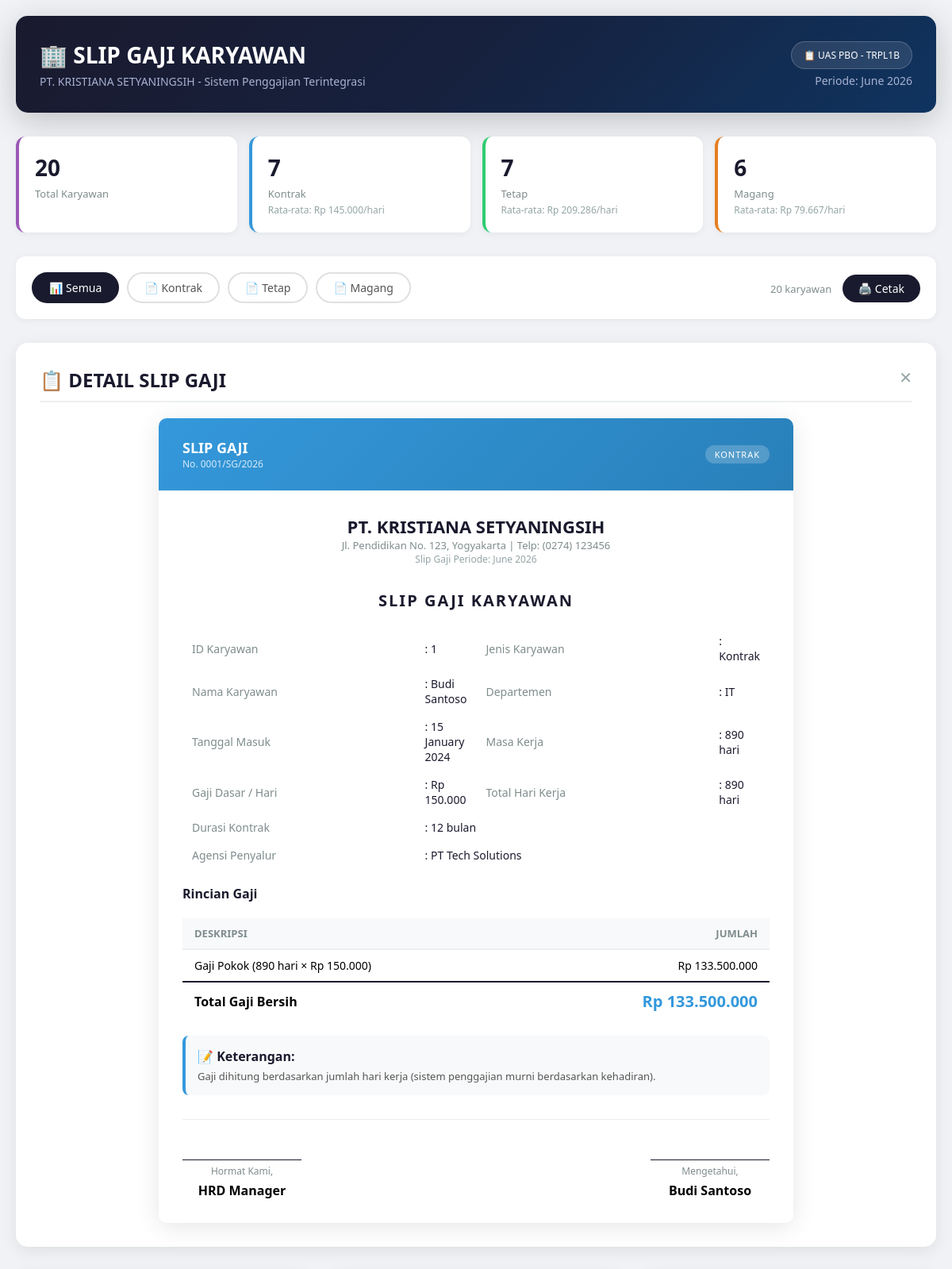
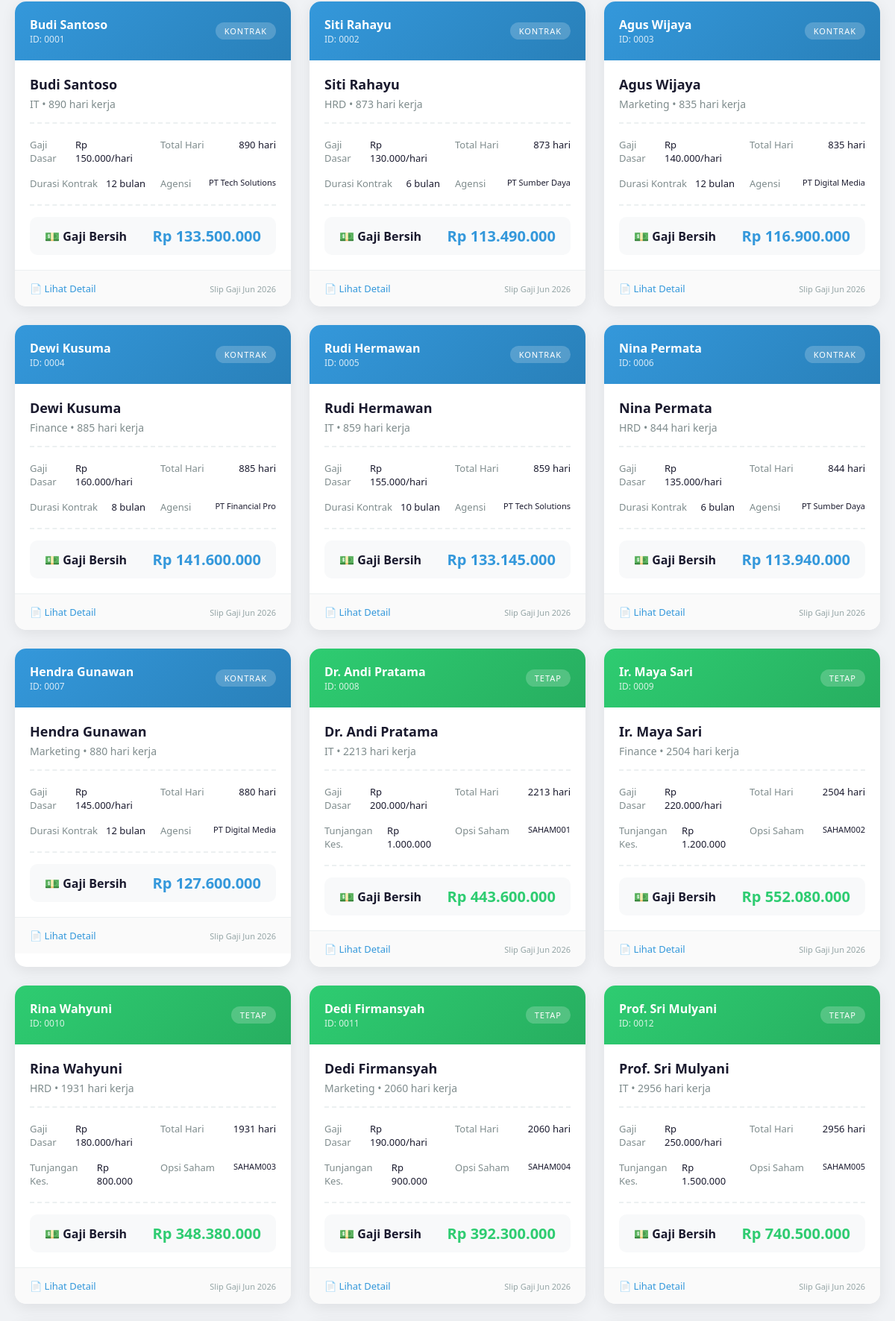
Screenshot of /?filter=semua&detail=1 (upper part) with the database file from the repository (2 pictures, top to bottom).
### tables this page shows
CREATE TABLE `tabel_karyawan` (
  `id_karyawan` int NOT NULL,
  `nama_karyawan` varchar(100) NOT NULL,
  `departemen` varchar(50) NOT NULL,
  `hari_kerja_masuk` date NOT NULL,
  `gaji_dasar_per_hari` decimal(10,2) NOT NULL,
  `jenis_karyawan` enum('kontrak','tetap','magang') NOT NULL,
  `durasi_kontrak_bulan` int DEFAULT NULL,
  `agensi_penyalur` varchar(100) DEFAULT NULL,
  `tunjangan_kesehatan` decimal(10,2) DEFAULT NULL,
  `opsi_saham_id` varchar(50) DEFAULT NULL,
  `uang_saku_bulanan` decimal(10,2) DEFAULT NULL,
  `sertifikat_kampus_merdeka` varchar(100) DEFAULT NULL
);

### index.php (the view, shortened to what the rows shown need)
<?php
require_once 'koneksi.php';
require_once 'KaryawanKontrak.php';
require_once 'KaryawanTetap.php';
$db = new Database();
$conn = $db->getConnection();
$filter = isset($_GET['filter']) ? $_GET['filter'] : 'semua';
$detailId = isset($_GET['detail']) ? $_GET['detail'] : null;
function createKaryawanObject($data) {
    switch ($data['jenis_karyawan']) {
        case 'kontrak':
            return new KaryawanKontrak(
                $data['id_karyawan'],
                $data['nama_karyawan'],
                $data['departemen'],
                $data['hari_kerja_masuk'],
                $data['gaji_dasar_per_hari'],
                $data['durasi_kontrak_bulan'],
                $data['agensi_penyalur']
            );
        case 'tetap':
            return new KaryawanTetap(
                $data['id_karyawan'],
                $data['nama_karyawan'],
                $data['departemen'],
                $data['hari_kerja_masuk'],
                $data['gaji_dasar_per_hari'],
                $data['tunjangan_kesehatan'],
                $data['opsi_saham_id']
            );
        case 'magang':
            return new KaryawanMagang(
                $data['id_karyawan'],
                $data['nama_karyawan'],
                $data['departemen'],
                $data['hari_kerja_masuk'],
                $data['gaji_dasar_per_hari'],
                $data['uang_saku_bulanan'],
                $data['sertifikat_kampus_merdeka']
            );
    }
}
if ($filter == 'kontrak') {
    $query = "SELECT * FROM tabel_karyawan WHERE jenis_karyawan = 'kontrak' ORDER BY id_karyawan";
} elseif ($filter == 'tetap') {
    $query = "SELECT * FROM tabel_karyawan WHERE jenis_karyawan = 'tetap' ORDER BY id_karyawan";
} elseif ($filter == 'magang') {
    $query = "SELECT * FROM tabel_karyawan WHERE jenis_karyawan = 'magang' ORDER BY id_karyawan";
} else {
    $query = "SELECT * FROM tabel_karyawan ORDER BY jenis_karyawan, id_karyawan";
}
$result = $conn->query($query);
$detailData = null;
$detailObject = null;
if ($detailId) {
    $queryDetail = "SELECT * FROM tabel_karyawan WHERE id_karyawan = " . intval($detailId);
    $detailResult = $conn->query($queryDetail);
    $detailData = $detailResult->fetch_assoc();
    if ($detailData) {
        $detailObject = createKaryawanObject($detailData);
    }
}
?>
<!DOCTYPE html>
<html lang="id">
<head>
</head>
<body>
    <div class="container">
        <div class="header">
            <div class="header-content">
                <div class="header-left">
                    <h1>🏢 SLIP GAJI KARYAWAN</h1>
                </div>
            </div>
        </div>
        <?php if ($detailData && $detailObject): ?>
        <div class="detail-section" id="detailSection">
            <a href="?filter=<?= $filter ?>" class="close-detail">✕</a>
            <h2>📋 DETAIL SLIP GAJI</h2>
            <div class="full-slip">
                <div class="slip-header <?= $detailData['jenis_karyawan'] ?>">
                    <div>
                        <strong style="font-size:18px;">SLIP GAJI</strong>
                        <div style="font-size:12px; opacity:0.8;">No. <?= str_pad($detailData['id_karyawan'], 4, '0', STR_PAD_LEFT) ?>/SG/<?= date('Y') ?></div>
                    </div>
                    <div class="type-badge"><?= strtoupper($detailData['jenis_karyawan']) ?></div>
                </div>
                <div class="slip-body">
                    <div class="company-info">
                        <h3>PT. KRISTIANA SETYANINGSIH</h3>
                        <p>Jl. Pendidikan No. 123, Yogyakarta | Telp: (0274) 123456</p>
                        <p style="font-size:12px; color:#95a5a6;">Slip Gaji Periode: <?= date('F Y') ?></p>
                    </div>
                    <div class="slip-title">SLIP GAJI KARYAWAN</div>
                    <table class="info-table">
                        <tr>
                            <td class="label">ID Karyawan</td>
                            <td class="value">: <?= $detailData['id_karyawan'] ?></td>
                            <td class="label">Jenis Karyawan</td>
                            <td class="value">: <?= ucfirst($detailData['jenis_karyawan']) ?></td>
                        </tr>
                        <tr>
                            <td class="label">Nama Karyawan</td>
                            <td class="value">: <?= $detailData['nama_karyawan'] ?></td>
                            <td class="label">Departemen</td>
                            <td class="value">: <?= $detailData['departemen'] ?></td>
                        </tr>
                        <tr>
                            <td class="label">Tanggal Masuk</td>
                            <td class="value">: <?= date('d F Y', strtotime($detailData['hari_kerja_masuk'])) ?></td>
                            <td class="label">Masa Kerja</td>
                            <td class="value">: <?= $detailObject->hitungMasaKerja() ?> hari</td>
                        </tr>
                        <tr>
                            <td class="label">Gaji Dasar / Hari</td>
                            <td class="value">: Rp <?= number_format($detailData['gaji_dasar_per_hari'], 0, ',', '.') ?></td>
                            <td class="label">Total Hari Kerja</td>
                            <td class="value">: <?= $detailObject->hitungMasaKerja() ?> hari</td>
                        </tr>
                        <?php if ($detailData['jenis_karyawan'] == 'kontrak'): ?>
                        <tr>
                            <td class="label">Durasi Kontrak</td>
                            <td class="value" colspan="3">: <?= $detailData['durasi_kontrak_bulan'] ?> bulan</td>
                        </tr>
                        <tr>
                            <td class="label">Agensi Penyalur</td>
                            <td class="value" colspan="3">: <?= $detailData['agensi_penyalur'] ?></td>
                        </tr>
                        <?php endif; ?>
                    </table>
                    <h4 style="margin:20px 0 10px; color:#1a1a2e;">Rincian Gaji</h4>
                    <table class="salary-table">
                        <thead>
                            <tr>
                                <th>Deskripsi</th>
                                <th style="text-align:right;">Jumlah</th>
                            </tr>
                        </thead>
                        <tbody>
                            <tr>
                                <td>Gaji Pokok (<?= $detailObject->hitungMasaKerja() ?> hari × Rp <?= number_format($detailData['gaji_dasar_per_hari'], 0, ',', '.') ?>)</td>
                                <td style="text-align:right;">Rp <?= number_format($detailObject->hitungMasaKerja() * $detailData['gaji_dasar_per_hari'], 0, ',', '.') ?></td>
                            </tr>
                            <tr class="total-row">
                                <td><strong>Total Gaji Bersih</strong></td>
                                <td style="text-align:right; font-size:20px; color:<?=
                                    $detailData['jenis_karyawan'] == 'kontrak' ? '#3498db' :
                                    ($detailData['jenis_karyawan'] == 'tetap' ? '#2ecc71' : '#e67e22')
                                ?>;">
                                    Rp <?= number_format($detailObject->hitungGajiBersih(), 0, ',', '.') ?>
                                </td>
                            </tr>
                        </tbody>
                    </table>
                    <div style="margin:20px 0; padding:15px; background:#f8f9fa; border-radius:8px; border-left:4px solid <?=
                        $detailData['jenis_karyawan'] == 'kontrak' ? '#3498db' :
                        ($detailData['jenis_karyawan'] == 'tetap' ? '#2ecc71' : '#e67e22')
                    ?>;">
                        <strong style="color:#1a1a2e;">📝 Keterangan:</strong>
                        <?php if ($detailData['jenis_karyawan'] == 'kontrak'): ?>
                        <p style="margin-top:5px; font-size:13px; color:#555;">Gaji dihitung berdasarkan jumlah hari kerja (sistem penggajian murni berdasarkan kehadiran).</p>
                        <?php elseif ($detailData['jenis_karyawan'] == 'tetap'): ?>
                        <p style="margin-top:5px; font-size:13px; color:#555;">Gaji pokok ditambah tunjangan kesehatan sebagai karyawan tetap.</p>
                        <?php elseif ($detailData['jenis_karyawan'] == 'magang'): ?>
                        <p style="margin-top:5px; font-size:13px; color:#555;">Gaji dipotong 20% untuk biaya program orientasi, pelatihan, dan asuransi kerja intern.</p>
                        <?php endif; ?>
                    </div>
                    <div class="signature">
                        <div class="sign-box">
                            <div class="line"></div>
                            <div class="name">Hormat Kami,</div>
                            <div style="font-weight:600; margin-top:5px;">HRD Manager</div>
                        </div>
                        <div class="sign-box">
                            <div class="line"></div>
                            <div class="name">Mengetahui,</div>
                            <div style="font-weight:600; margin-top:5px;"><?= $detailData['nama_karyawan'] ?></div>
                        </div>
                    </div>
                </div>
            </div>
        </div>
        <?php endif; ?>
        <div class="slip-grid">
            <?php if ($result->num_rows > 0): ?>
                <?php while ($row = $result->fetch_assoc()):
                    $obj = createKaryawanObject($row);
                    $gajiBersih = $obj->hitungGajiBersih();
                    $masaKerja = $obj->hitungMasaKerja();
                ?>
                <div class="slip-card">
                    <div class="slip-header <?= $row['jenis_karyawan'] ?>">
                        <div>
                            <div style="font-weight:600;"><?= $row['nama_karyawan'] ?></div>
                            <div class="slip-id">ID: <?= str_pad($row['id_karyawan'], 4, '0', STR_PAD_LEFT) ?></div>
                        </div>
                        <div class="type-badge"><?= strtoupper($row['jenis_karyawan']) ?></div>
                    </div>
                    <div class="slip-body">
                        <div class="karyawan-name"><?= $row['nama_karyawan'] ?></div>
                        <div class="karyawan-dept"><?= $row['departemen'] ?> • <?= $masaKerja ?> hari kerja</div>
                        <hr class="divider">
                        <div class="slip-detail">
                            <div class="item">
                                <span class="label">Gaji Dasar</span>
                                <span class="value">Rp <?= number_format($row['gaji_dasar_per_hari'], 0, ',', '.') ?>/hari</span>
                            </div>
                            <div class="item">
                                <span class="label">Total Hari</span>
                                <span class="value"><?= $masaKerja ?> hari</span>
                            </div>
                            <?php if ($row['jenis_karyawan'] == 'kontrak'): ?>
                            <div class="item">
                                <span class="label">Durasi Kontrak</span>
                                <span class="value"><?= $row['durasi_kontrak_bulan'] ?> bulan</span>
                            </div>
                            <div class="item">
                                <span class="label">Agensi</span>
                                <span class="value" style="font-size:11px;"><?= $row['agensi_penyalur'] ?></span>
                            </div>
                            <?php elseif ($row['jenis_karyawan'] == 'tetap'): ?>
                            <div class="item">
                                <span class="label">Tunjangan Kes.</span>
                                <span class="value">Rp <?= number_format($row['tunjangan_kesehatan'], 0, ',', '.') ?></span>
                            </div>
                            <div class="item">
                                <span class="label">Opsi Saham</span>
                                <span class="value" style="font-size:11px;"><?= $row['opsi_saham_id'] ?></span>
                            </div>
                            <?php endif; ?>
                        </div>
                        <hr class="divider">
                        <div class="slip-total">
                            <span class="label">💵 Gaji Bersih</span>
                            <span class="amount <?= $row['jenis_karyawan'] ?>">
                                Rp <?= number_format($gajiBersih, 0, ',', '.') ?>
                            </span>
                        </div>
                    </div>
                    <div class="slip-footer">
                        <a href="?filter=<?= $filter ?>&detail=<?= $row['id_karyawan'] ?>" class="detail-link">
                            📄 Lihat Detail
                        </a>
                        <span class="status">Slip Gaji <?= date('M Y') ?></span>
                    </div>
                </div>
                <?php endwhile; ?>
            <?php endif; ?>
        </div>
    </div>
</body>
</html>

### rows the page displays
tabel_karyawan: id_karyawan "0001", jenis_karyawan "KONTRAK", id_karyawan "1", jenis_karyawan "Kontrak", nama_karyawan "Budi Santoso", departemen "IT", hari_kerja_masuk "15 January 2024", hari_kerja_masuk "890", gaji_dasar_per_hari "150.000", durasi_kontrak_bulan "12", agensi_penyalur "PT Tech Solutions", $detailObject->hitungMasaKerja() * $detailData['gaji_dasar_per_hari'] "133.500.000", $detailObject->hitungGajiBersih() "133.500.000", gajiBersih "133.500.000"
tabel_karyawan: nama_karyawan "Siti Rahayu", id_karyawan "0002", jenis_karyawan "KONTRAK", departemen "HRD", hari_kerja_masuk "873", gaji_dasar_per_hari "130.000", durasi_kontrak_bulan "6", agensi_penyalur "PT Sumber Daya", gajiBersih "113.490.000"
tabel_karyawan: nama_karyawan "Agus Wijaya", id_karyawan "0003", jenis_karyawan "KONTRAK", departemen "Marketing", hari_kerja_masuk "835", gaji_dasar_per_hari "140.000", durasi_kontrak_bulan "12", agensi_penyalur "PT Digital Media", gajiBersih "116.900.000"
tabel_karyawan: nama_karyawan "Dewi Kusuma", id_karyawan "0004", jenis_karyawan "KONTRAK", departemen "Finance", hari_kerja_masuk "885", gaji_dasar_per_hari "160.000", durasi_kontrak_bulan "8", agensi_penyalur "PT Financial Pro", gajiBersih "141.600.000"
tabel_karyawan: nama_karyawan "Rudi Hermawan", id_karyawan "0005", jenis_karyawan "KONTRAK", departemen "IT", hari_kerja_masuk "859", gaji_dasar_per_hari "155.000", durasi_kontrak_bulan "10", agensi_penyalur "PT Tech Solutions", gajiBersih "133.145.000"
tabel_karyawan: nama_karyawan "Nina Permata", id_karyawan "0006", jenis_karyawan "KONTRAK", departemen "HRD", hari_kerja_masuk "844", gaji_dasar_per_hari "135.000", durasi_kontrak_bulan "6", agensi_penyalur "PT Sumber Daya", gajiBersih "113.940.000"
tabel_karyawan: nama_karyawan "Hendra Gunawan", id_karyawan "0007", jenis_karyawan "KONTRAK", departemen "Marketing", hari_kerja_masuk "880", gaji_dasar_per_hari "145.000", durasi_kontrak_bulan "12", agensi_penyalur "PT Digital Media", gajiBersih "127.600.000"
tabel_karyawan: nama_karyawan "Dr. Andi Pratama", id_karyawan "0008", jenis_karyawan "TETAP", departemen "IT", hari_kerja_masuk "2213", gaji_dasar_per_hari "200.000", tunjangan_kesehatan "1.000.000", opsi_saham "SAHAM001", gajiBersih "443.600.000"
tabel_karyawan: nama_karyawan "Ir. Maya Sari", id_karyawan "0009", jenis_karyawan "TETAP", departemen "Finance", hari_kerja_masuk "2504", gaji_dasar_per_hari "220.000", tunjangan_kesehatan "1.200.000", opsi_saham "SAHAM002", gajiBersih "552.080.000"
tabel_karyawan: nama_karyawan "Rina Wahyuni", id_karyawan "0010", jenis_karyawan "TETAP", departemen "HRD", hari_kerja_masuk "1931", gaji_dasar_per_hari "180.000", tunjangan_kesehatan "800.000", opsi_saham "SAHAM003", gajiBersih "348.380.000"
tabel_karyawan: nama_karyawan "Dedi Firmansyah", id_karyawan "0011", jenis_karyawan "TETAP", departemen "Marketing", hari_kerja_masuk "2060", gaji_dasar_per_hari "190.000", tunjangan_kesehatan "900.000", opsi_saham "SAHAM004", gajiBersih "392.300.000"
tabel_karyawan: nama_karyawan "Prof. Sri Mulyani", id_karyawan "0012", jenis_karyawan "TETAP", departemen "IT", hari_kerja_masuk "2956", gaji_dasar_per_hari "250.000", tunjangan_kesehatan "1.500.000", opsi_saham "SAHAM005", gajiBersih "740.500.000"

### other values shown
$total "20"
$stat['jumlah'] "7"
$stat['jenis_karyawan'] "Kontrak"
$stat['rata_gaji'] "145.000"
$stat['jenis_karyawan'] "Tetap"
$stat['rata_gaji'] "209.286"
$stat['jumlah'] "6"
$stat['jenis_karyawan'] "Magang"
$stat['rata_gaji'] "79.667"
$result->num_rows "20"
